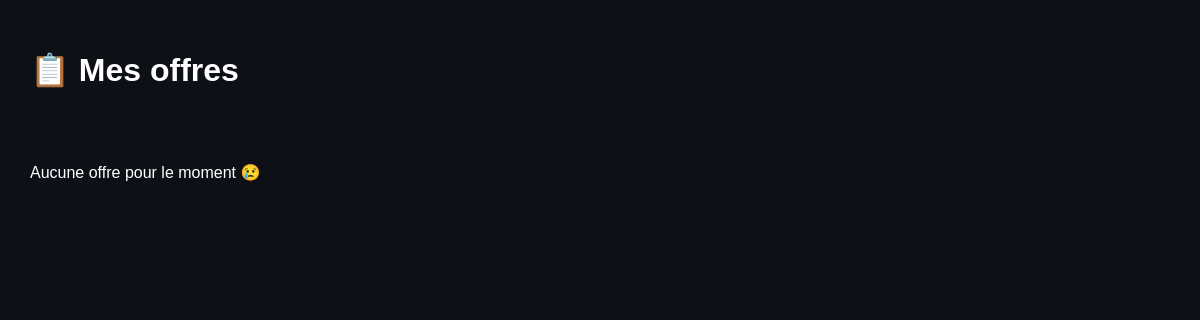
/mes_offres.php (signed in), run on an earlier commit of the app's database.
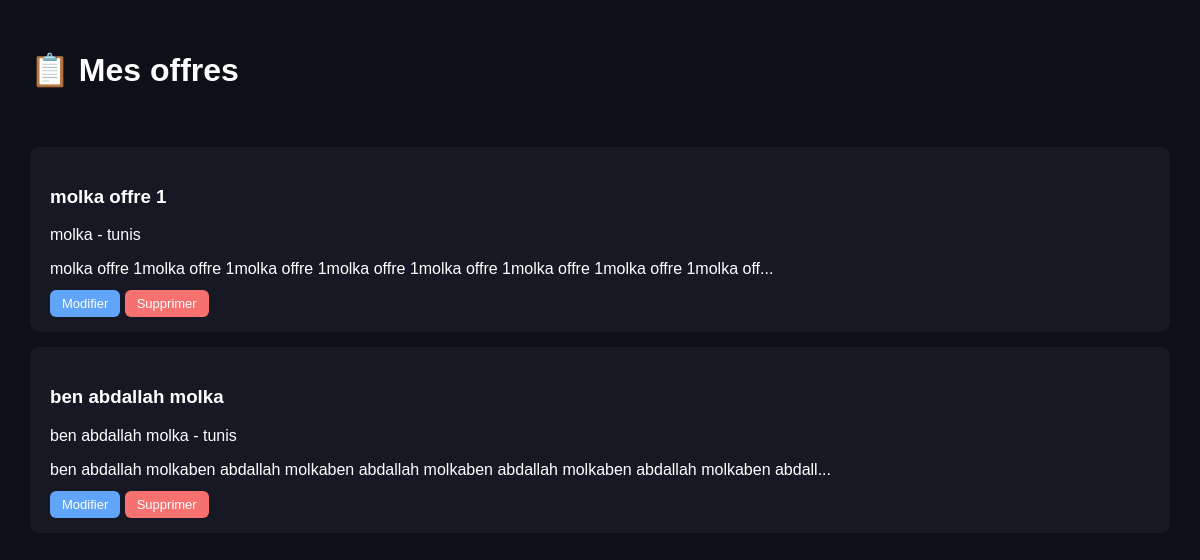
And on a later commit of the database.
### tables this page shows
CREATE TABLE `jobs` (
  `id` int(11) NOT NULL,
  `title` varchar(255) DEFAULT NULL,
  `company` varchar(255) DEFAULT NULL,
  `salary` varchar(100) DEFAULT NULL,
  `salary_max` varchar(100) DEFAULT NULL,
  `city` varchar(100) DEFAULT NULL,
  `description` text DEFAULT NULL,
  `created_at` timestamp NOT NULL DEFAULT current_timestamp(),
  `status` varchar(20) DEFAULT 'pending',
  `user_id` int(11) DEFAULT NULL,
  `contract_type` varchar(50) DEFAULT NULL,
  `category` varchar(100) DEFAULT NULL,
  `experience_level` varchar(100) DEFAULT NULL,
  `recruiter_type` varchar(50) DEFAULT NULL,
  `external_apply` tinyint(1) DEFAULT 0,
  `external_url` text DEFAULT NULL,
  `questions` longtext DEFAULT NULL,
  `company_id` int(11) DEFAULT NULL
);

### mes_offres.php (the view, shortened to what this page needs)
<?php
include "config.php";
$userId = $_SESSION["user_id"];
$stmt = $pdo->prepare("SELECT * FROM jobs WHERE user_id=? ORDER BY id DESC");
$stmt->execute([$userId]);
$jobs = $stmt->fetchAll();
?>
<!DOCTYPE html>
<html>
<head>
</head>
<body>
<div class="container">
<h1>📋 Mes offres</h1>
<br><br>
<?php if (count($jobs) > 0): ?>
    <?php foreach($jobs as $job): ?>
        <div class="card">
            <h3><?= $job["title"] ?></h3>
            <p><?= $job["company"] ?> - <?= $job["city"] ?></p>
            <p><?= substr($job["description"], 0, 100) ?>...</p>
            <a href="edit_job.php?id=<?= $job["id"] ?>" class="btn edit">Modifier</a>
            <a href="delete_job.php?id=<?= $job["id"] ?>" class="btn delete">Supprimer</a>
        </div>
    <?php endforeach; ?>
<?php else: ?>
    <p>Aucune offre pour le moment 😢</p>
<?php endif; ?>
</div>
</body>
</html>

What changed in the data, as far as the page shows it:
added jobs: title "molka offre 1", company "molka", city "tunis", description "molka offre 1molka offre 1molka offre 1molka offre 1molka offre 1molka offre 1molka offre 1molka off"
added jobs: title "ben abdallah molka", company "ben abdallah molka", city "tunis", description "ben abdallah molkaben abdallah molkaben abdallah molkaben abdallah molkaben abdallah molkaben abdall"
Also different on the page:
text no longer shown: "Aucune offre pour le moment 😢"
